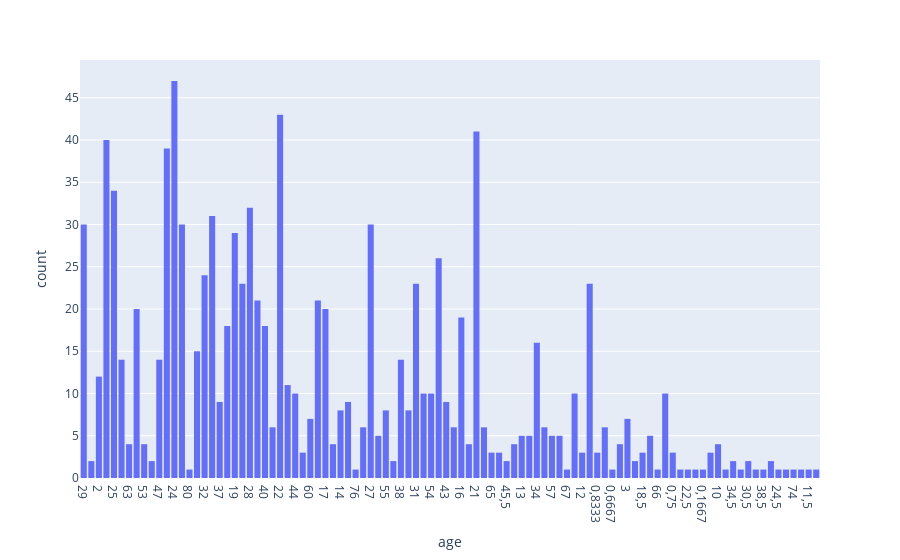

This figure's notebook cell:
### Code cell
fig = px.histogram(df, x="age")
fig.show()

### Figure 1 — Plotly figure (JSON) as saved in the notebook; plotly's stock layout.template omitted (floating-point values rounded to 4 significant figures; data arrays with more than 128 entries replaced by an {"elided": "..."} marker saying what was removed)
{"data": [{"alignmentgroup": "True", "bingroup": "x", "hovertemplate": "age=%{x}<br>count=%{y}<extra></extra>", "legendgroup": "", "marker": {"color": "#636efa", "pattern": {"shape": ""}}, "name": "", "offsetgroup": "", "orientation": "v", "showlegend": false, "type": "histogram", "x": {"elided": "1310 str values"}, "xaxis": "x", "yaxis": "y"}], "layout": {"autosize": true, "barmode": "relative", "legend": {"tracegroupgap": 0}, "margin": {"t": 60}, "xaxis": {"anchor": "y", "autorange": true, "domain": [0, 1], "range": [-0.5, 97.5], "title": {"text": "age"}, "type": "category"}, "yaxis": {"anchor": "x", "autorange": true, "domain": [0, 1], "range": [0, 49.47], "title": {"text": "count"}}}}
